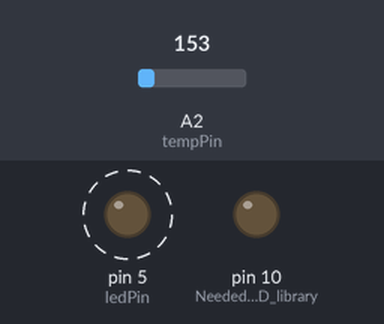
The sketch below on a simulated Arduino Uno, built with avr-gcc and run on an emulated ATmega328P. Shown: output pins drawn as LEDs (lit = HIGH). Dashed ring = blinking. Inputs (shaded band) come from the test bench; at power-on: A2 (tempPin) = 153. Storage starts empty; what the sketch prints to the serial monitor is not drawn.

Above: at 0.6 s.
Timing chart, 0 to 3.0 s (numbered marks = the images above):
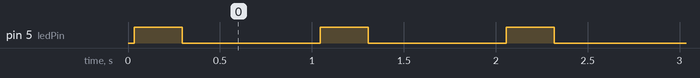

Measured:
- by itself, pin 5 (ledPin): alternates HIGH for 0.26 s and LOW for 0.75 s

The sketch:

AnalogTempLogger.ino
```cpp
/*   Code to read a 3-axis digital magnetometer and analog temp sensor, and record both to an SD card.
 *   Author: Ryan Bowers
 *   For use with Introduction to Arduino Activity 7
 */

#include <SD.h>


#define chipSelect 8  //Sparkfun micro-SD shield

#define ledPin 5
#define tempPin A2

File datalog;                     //File object for datalogging
char filename[] = "LOGGER00.csv"; //Template for file name to save data
bool SDactive = false;            //used to check for SD card before attempting to log


void setup() {
  Serial.begin(115200);     //start Serial communication
  pinMode(ledPin, OUTPUT);  //setup LED pin
  pinMode(10, OUTPUT);      //Needed for SD library, regardless of shield used

  Serial.print("Initializing SD card...");
  if(!SD.begin(chipSelect))                                 //attempt to start SD communication
    Serial.println("Card failed, or not present");          //print out error if failed; remind user to check card
  else {                                                    //if successful, attempt to create file
    Serial.println("Card initialized.\nCreating File...");
    for (byte i = 0; i < 100; i++) {                        //can create up to 100 files with similar names, but numbered differently
      filename[6] = '0' + i/10;
      filename[7] = '0' + i%10;
      if (!SD.exists(filename)) {                           //if a given filename doesn't exist, it's available
        datalog = SD.open(filename, FILE_WRITE);            //create file with that name
        SDactive = true;                                    //activate SD logging since file creation was successful
        Serial.println("Logging to: " + String(filename));  //Tell user which file contains the data for this run of the program
        break;                                              //Exit the for loop now that we have a file
      }
    }
    if (!SDactive) Serial.println("No available file names; clear SD card to enable logging");
  }


  String header = "Temp (C)";  //setup data format, and print it to the monitor and SD card
  Serial.println(header);
  if (SDactive) {
    datalog.println(header);
    datalog.close();
  }
}

void loop() {


    String data = String(getTemp());  //get temp and write to data string

    digitalWrite(ledPin, HIGH);       //flash LED to show data being logged
    Serial.println(data);             //print data to monitor...
    if (SDactive) {
      datalog = SD.open(filename, FILE_WRITE);
      datalog.println(data);          //...and to SD card if available
      datalog.close();                //close file afterward to ensure data is saved properly
    }
    delay(250);                       //have LED blink for quarter-second
    digitalWrite(ledPin, LOW);        //then turn it off
    delay(750);                       //complete a full second cycle before logging again

}

//function to read the temp sensor and return the current temp in C
float getTemp() {
  return (analogRead(tempPin)*(5.0/1024)-.5)/.01;
}
```
